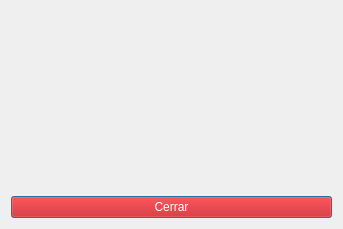
<?xml version="1.0" encoding="UTF-8"?>
<ui version="4.0">
 <class>Dialog</class>
 <widget class="QDialog" name="Dialog">
  <property name="geometry">
   <rect>
    <x>0</x>
    <y>0</y>
    <width>343</width>
    <height>229</height>
   </rect>
  </property>
  <property name="windowTitle">
   <string>Dialog</string>
  </property>
  <layout class="QGridLayout" name="gridLayout">
   <item row="0" column="0">
    <widget class="QLabel" name="lbl_error">
     <property name="alignment">
      <set>Qt::AlignLeading|Qt::AlignLeft|Qt::AlignTop</set>
     </property>
     <property name="wordWrap">
      <bool>true</bool>
     </property>
     <property name="margin">
      <number>30</number>
     </property>
    </widget>
   </item>
   <item row="1" column="0">
    <widget class="QPushButton" name="btn_cerrar">
     <property name="styleSheet">
      <string notr="true">QPushButton {
	background-color: rgb(204, 0, 0);
	color: rgb(255, 255, 255);
	font: 75 11pt &quot;Cantarell&quot;;
}</string>
     </property>
     <property name="text">
      <string>Cerrar</string>
     </property>
    </widget>
   </item>
  </layout>
 </widget>
 <resources/>
 <connections/>
</ui>
